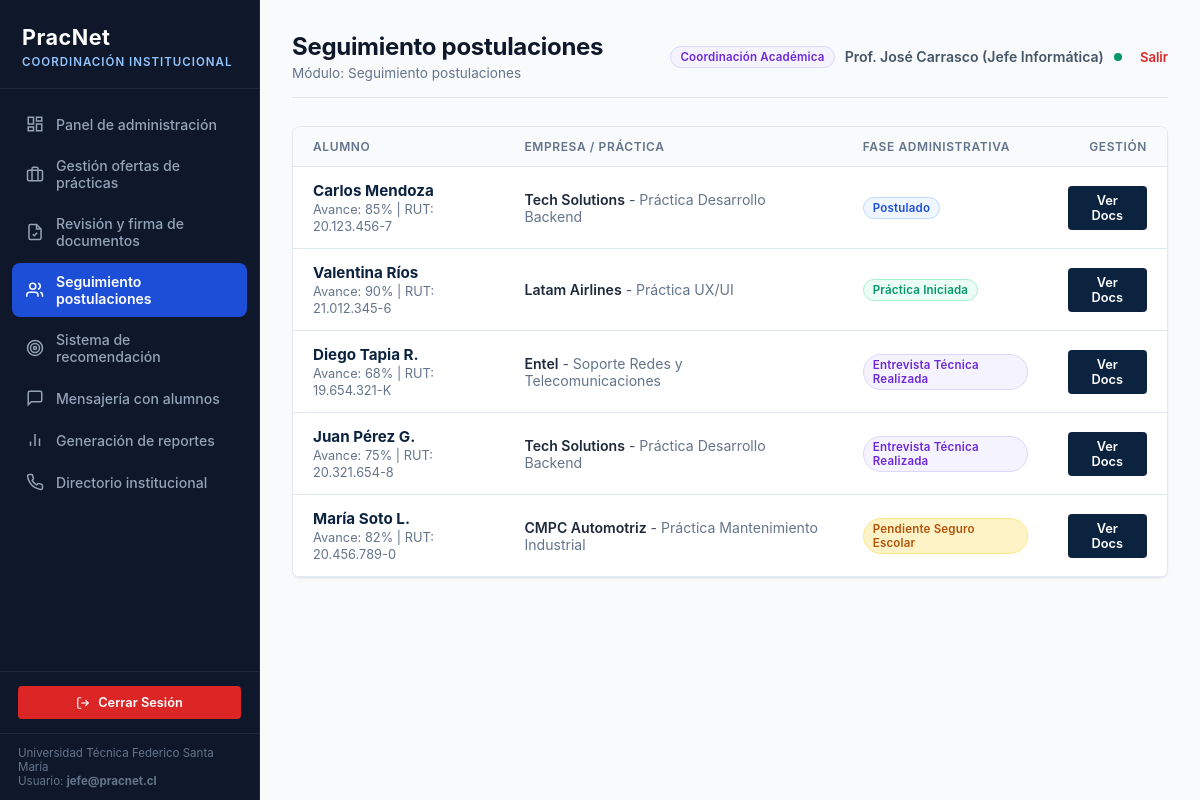
/admin/postulaciones (signed in), run on an earlier commit of the app's database.
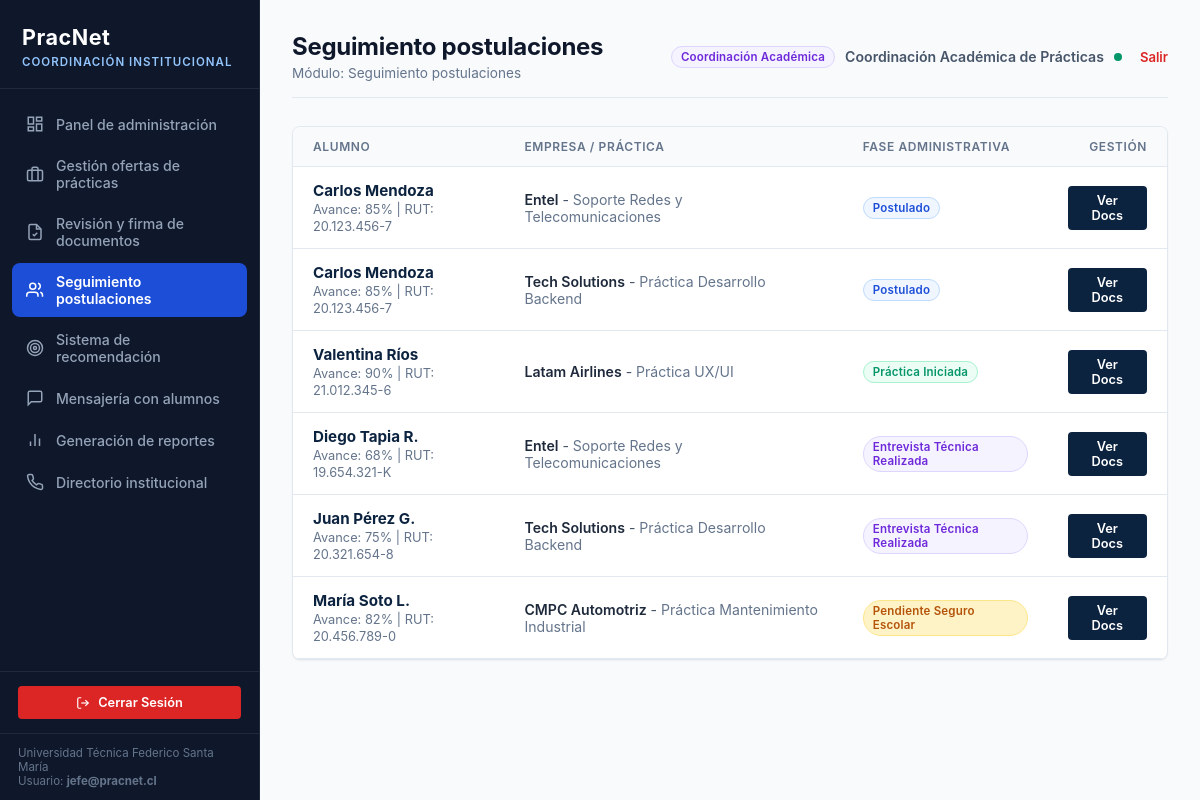
And on a later commit of the database.
### tables this page shows
CREATE TABLE postulacion (
            id INTEGER PRIMARY KEY AUTOINCREMENT,
            estudiante_id INTEGER NOT NULL REFERENCES estudiante(id) ON DELETE CASCADE,
            oferta_practica_id INTEGER NOT NULL REFERENCES oferta_practica(id) ON DELETE CASCADE,
            estado TEXT DEFAULT 'Postulado',
            fase_administrativa TEXT DEFAULT 'Postulado',
            fecha_postulacion TIMESTAMP DEFAULT CURRENT_TIMESTAMP,
            nota_evaluacion REAL,
            observaciones TEXT,
            UNIQUE(estudiante_id, oferta_practica_id)
        );

CREATE TABLE estudiante (
            id INTEGER PRIMARY KEY AUTOINCREMENT,
            usuario_id INTEGER UNIQUE REFERENCES usuario(id) ON DELETE CASCADE,
            nombre TEXT NOT NULL,
            apellido TEXT,
            rut TEXT UNIQUE NOT NULL,
            correo_institucional TEXT NOT NULL,
            carrera TEXT NOT NULL,
            universidad TEXT DEFAULT 'Universidad Técnica Federico Santa María',
            sede TEXT DEFAULT 'Campus San Joaquín',
            ano_ingreso INTEGER DEFAULT 2022,
            semestre_actual INTEGER DEFAULT 8,
            avance_malla INTEGER DEFAULT 75,
            creditos_totales INTEGER DEFAULT 180,
            es_primera_practica INTEGER DEFAULT 1,
            habilidades TEXT,
            ubicacion TEXT DEFAULT 'Santiago, Chile',
            telefono TEXT DEFAULT '+56 9 1234 5678'
        );

CREATE TABLE empresa (
            id INTEGER PRIMARY KEY AUTOINCREMENT,
            usuario_id INTEGER REFERENCES usuario(id) ON DELETE SET NULL,
            nombre TEXT NOT NULL,
            area TEXT NOT NULL,
            direccion TEXT,
            correo_contacto TEXT,
            rut TEXT UNIQUE,
            convenio_vigente INTEGER DEFAULT 1,
            tasa_retencion INTEGER DEFAULT 35
        );

CREATE TABLE oferta_practica (
            id INTEGER PRIMARY KEY AUTOINCREMENT,
            empresa_id INTEGER NOT NULL REFERENCES empresa(id) ON DELETE CASCADE,
            titulo TEXT NOT NULL,
            descripcion TEXT NOT NULL,
            requisito_academico TEXT DEFAULT 'Min. 70% Malla',
            min_avance_malla INTEGER DEFAULT 65,
            duracion_horas INTEGER DEFAULT 360,
            duracion_meses INTEGER DEFAULT 3,
            modalidad TEXT DEFAULT 'Híbrido' CHECK(modalidad IN ('Híbrido', 'Remoto', 'Presencial')),
            remunerada INTEGER DEFAULT 1,
            monto_remuneracion TEXT DEFAULT '$250.000',
            cupos INTEGER DEFAULT 2,
            habilidades_requeridas TEXT,
            ubicacion TEXT DEFAULT 'Santiago',
            area TEXT DEFAULT 'Tecnología',
            estado TEXT DEFAULT 'Activa' CHECK(estado IN ('Activa', 'Borrador', 'Cerrada')),
            fecha_publicacion TIMESTAMP DEFAULT CURRENT_TIMESTAMP
        , token_acceso TEXT);

### app/routes_admin.py (the view)
@admin_bp.route('/postulaciones')
def postulaciones():
    with get_db() as conn:
        cursor = conn.cursor()
        cursor.execute("""
            SELECT p.*,
                   e.nombre as est_nombre, e.apellido as est_apellido, e.avance_malla, e.carrera, e.rut as est_rut,
                   o.titulo as oferta_titulo, o.duracion_horas,
                   emp.nombre as empresa_nombre
            FROM postulacion p
            JOIN estudiante e ON p.estudiante_id = e.id
            JOIN oferta_practica o ON p.oferta_practica_id = o.id
            JOIN empresa emp ON o.empresa_id = emp.id
            ORDER BY p.id DESC
        """)
        postulaciones_lista = cursor.fetchall()
        cursor.execute("SELECT * FROM documento_practica ORDER BY fecha_subida DESC")
        documentos = cursor.fetchall()
    return render_template('admin/postulaciones.html', postulaciones=postulaciones_lista, documentos=documentos)

### app/__init__.py (called while the page is built)
def create_app():
    app = Flask(__name__)
    app.config.from_object(Config)
    os.makedirs(app.config['UPLOAD_FOLDER'], exist_ok=True)
    init_db()
    from app.auth import auth_bp
    from app.routes_admin import admin_bp
    from app.routes_student import student_bp
    from app.routes_empresa import empresa_bp
    app.register_blueprint(auth_bp)
    app.register_blueprint(admin_bp)
    app.register_blueprint(student_bp)
    app.register_blueprint(empresa_bp)
    @app.route('/')
    def index():
        return redirect(url_for('auth.login'))
    @app.errorhandler(404)
    def page_not_found(e):
        return render_template('404.html'), 404
    @app.errorhandler(500)
    def internal_server_error(e):
        return render_template('500.html'), 500
    @app.after_request
    def apply_security_headers(response):
        return add_security_headers(response)
    return app

### app/database.py (called while the page is built)
def get_db_connection():
    conn = sqlite3.connect(Config.DATABASE_PATH)
    conn.row_factory = sqlite3.Row
    conn.execute("PRAGMA foreign_keys = ON;")
    return conn

@contextmanager
def get_db():
    conn = get_db_connection()
    try:
        yield conn
        conn.commit()
    except Exception as e:
        conn.rollback()
        raise e
    finally:
        conn.close()

### app/routes_admin.py (called while the page is built)
@admin_bp.before_request
@role_required(['admin', 'jefe_carrera'])
def restrict_admin():
    pass

### app/security.py (called while the page is built)
def role_required(allowed_roles):
    def decorator(f):
        @wraps(f)
        def decorated_function(*args, **kwargs):
            if 'user_id' not in session:
                flash('Por favor inicia sesión.', 'warning')
                return redirect(url_for('auth.login'))
            if session.get('rol') not in allowed_roles:
                flash('No tienes permisos suficientes para acceder a este módulo.', 'danger')
                return redirect(url_for('auth.unauthorized'))
            return f(*args, **kwargs)
        return decorated_function
    return decorator

def add_security_headers(response):
    response.headers['X-Content-Type-Options'] = 'nosniff'
    response.headers['X-Frame-Options'] = 'SAMEORIGIN'
    response.headers['X-XSS-Protection'] = '1; mode=block'
    response.headers['Referrer-Policy'] = 'strict-origin-when-cross-origin'
    return response

### app/templates/admin/postulaciones.html (shortened to what this page needs)
{% extends 'base.html' %}
{% block admin_title %}
<h1>Seguimiento postulaciones</h1>
<p>Módulo: Seguimiento postulaciones</p>
{% endblock %}
{% block content %}
<div class="table-card">
  <table class="data-table">
    <thead>
      <tr>
        <th>ALUMNO</th>
        <th>EMPRESA / PRÁCTICA</th>
        <th>FASE ADMINISTRATIVA</th>
        <th style="text-align: right;">GESTIÓN</th>
      </tr>
    </thead>
    <tbody>
      {% for p in postulaciones %}
      <tr>
        <td>
          <strong style="color: var(--primary-navy); font-size: 0.95rem;">{{ p.est_nombre }} {{ p.est_apellido }}</strong><br>
          <span style="color: var(--text-muted); font-size: 0.8rem;">Avance: {{ p.avance_malla }}% | RUT: {{ p.est_rut }}</span>
        </td>
        <td>
          <span style="font-weight: 600; color: #1e293b;">{{ p.empresa_nombre }}</span> -
          <span style="color: #64748b;">{{ p.oferta_titulo }}</span>
        </td>
        <td>
          {% if p.fase_administrativa == 'Pendiente Seguro Escolar' %}
            <span class="badge badge-warning">{{ p.fase_administrativa }}</span>
          {% elif p.fase_administrativa == 'Carta Presentación Emitida' %}
            <span class="badge badge-info">{{ p.fase_administrativa }}</span>
          {% elif p.fase_administrativa == 'Entrevista Técnica Realizada' %}
            <span class="badge badge-purple">{{ p.fase_administrativa }}</span>
          {% elif p.fase_administrativa == 'Práctica Iniciada' %}
            <span class="badge badge-success">{{ p.fase_administrativa }}</span>
          {% else %}
            <span class="badge badge-info">{{ p.fase_administrativa }}</span>
          {% endif %}
        </td>
        <td style="text-align: right;">
          <button onclick="abrirGestionPostulacion('{{ p.id }}', '{{ p.est_nombre }} {{ p.est_apellido }}', '{{ p.fase_administrativa }}', '{{ p.estado }}')" class="btn btn-primary" style="padding: 6px 14px; font-size: 0.8rem; background-color: var(--primary-navy);">
            Ver Docs
          </button>
        </td>
      </tr>
      {% endfor %}
    </tbody>
  </table>
</div>
{% endblock %}

### app/templates/base.html (shortened to what this page needs)
<!DOCTYPE html>
<html lang="es">
<head>
  <link rel="stylesheet" href="{{ url_for('static', filename='css/pracnet.css') }}">
</head>
<body>
  {% if session.get('user_id') and session.get('rol') in ['admin', 'jefe_carrera'] %}
  <div class="app-container">
    <aside class="sidebar">
      <div class="sidebar-brand">
        <h2>PracNet</h2>
        <span style="color: #93c5fd;">COORDINACIÓN INSTITUCIONAL</span>
      </div>
      <ul class="sidebar-menu">
        <li class="{% if request.endpoint == 'admin.dashboard' %}active{% endif %}">
          <a href="{{ url_for('admin.dashboard') }}">
            <svg width="18" height="18" viewBox="0 0 24 24" fill="none" stroke="currentColor" stroke-width="2"><rect x="3" y="3" width="7" height="9"/><rect x="14" y="3" width="7" height="5"/><rect x="14" y="12" width="7" height="9"/><rect x="3" y="16" width="7" height="5"/></svg>
            <span>Panel de administración</span>
          </a>
        </li>
        <li class="{% if request.endpoint == 'admin.ofertas' %}active{% endif %}">
          <a href="{{ url_for('admin.ofertas') }}">
            <svg width="18" height="18" viewBox="0 0 24 24" fill="none" stroke="currentColor" stroke-width="2"><rect x="2" y="7" width="20" height="14" rx="2" ry="2"/><path d="M16 21V5a2 2 0 0 0-2-2h-4a2 2 0 0 0-2 2v16"/></svg>
            <span>Gestión ofertas de prácticas</span>
          </a>
        </li>
        <li class="{% if request.endpoint == 'admin.documentos' %}active{% endif %}">
          <a href="{{ url_for('admin.documentos') }}">
            <svg width="18" height="18" viewBox="0 0 24 24" fill="none" stroke="currentColor" stroke-width="2"><path d="M14 2H6a2 2 0 0 0-2 2v16a2 2 0 0 0 2 2h12a2 2 0 0 0 2-2V8z"/><polyline points="14 2 14 8 20 8"/><path d="m9 15 2 2 4-4"/></svg>
            <span>Revisión y firma de documentos</span>
          </a>
        </li>
        <li class="{% if request.endpoint == 'admin.postulaciones' %}active{% endif %}">
          <a href="{{ url_for('admin.postulaciones') }}">
            <svg width="18" height="18" viewBox="0 0 24 24" fill="none" stroke="currentColor" stroke-width="2"><path d="M16 21v-2a4 4 0 0 0-4-4H5a4 4 0 0 0-4 4v2"/><circle cx="9" cy="7" r="4"/><path d="M22 21v-2a4 4 0 0 0-3-3.87"/><path d="M16 3.13a4 4 0 0 1 0 7.75"/></svg>
            <span>Seguimiento postulaciones</span>
          </a>
        </li>
        <li class="{% if request.endpoint == 'admin.recomendacion' %}active{% endif %}">
          <a href="{{ url_for('admin.recomendacion') }}">
            <svg width="18" height="18" viewBox="0 0 24 24" fill="none" stroke="currentColor" stroke-width="2"><circle cx="12" cy="12" r="10"/><circle cx="12" cy="12" r="6"/><circle cx="12" cy="12" r="2"/></svg>
            <span>Sistema de recomendación</span>
          </a>
        </li>
        <li class="{% if request.endpoint == 'admin.mensajes' %}active{% endif %}">
          <a href="{{ url_for('admin.mensajes') }}">
            <svg width="18" height="18" viewBox="0 0 24 24" fill="none" stroke="currentColor" stroke-width="2"><path d="M21 15a2 2 0 0 1-2 2H7l-4 4V5a2 2 0 0 1 2-2h14a2 2 0 0 1 2 2z"/></svg>
            <span>Mensajería con alumnos</span>
          </a>
        </li>
        <li class="{% if request.endpoint == 'admin.reportes' %}active{% endif %}">
          <a href="{{ url_for('admin.reportes') }}">
            <svg width="18" height="18" viewBox="0 0 24 24" fill="none" stroke="currentColor" stroke-width="2"><line x1="18" y1="20" x2="18" y2="10"/><line x1="12" y1="20" x2="12" y2="4"/><line x1="6" y1="20" x2="6" y2="14"/></svg>
            <span>Generación de reportes</span>
          </a>
        </li>
        <li>
          <a href="{{ url_for('auth.contacto') }}">
            <span>Directorio institucional</span>
          </a>
        </li>
      </ul>
      <div style="padding: 14px 18px; border-top: 1px solid rgba(255,255,255,0.08);">
        <a href="{{ url_for('auth.logout') }}" class="btn btn-danger btn-block" style="font-size: 0.8rem; padding: 8px;">
          <svg width="14" height="14" viewBox="0 0 24 24" fill="none" stroke="currentColor" stroke-width="2"><path d="M9 21H5a2 2 0 0 1-2-2V5a2 2 0 0 1 2-2h4"/><polyline points="16 17 21 12 16 7"/><line x1="21" y1="12" x2="9" y2="12"/></svg>
          Cerrar Sesión
        </a>
      </div>
      <div style="padding: 12px 18px; font-size: 0.72rem; color: #64748b; border-top: 1px solid rgba(255,255,255,0.08);">
        Universidad Técnica Federico Santa María<br>
        Usuario: <strong>{{ session.get('email') }}</strong>
      </div>
    </aside>
    <main class="main-content">
      <div class="content-header">
        <div>
          {% block admin_title %}{% endblock %}
        </div>
        <div class="user-badge">
          <span class="badge badge-purple">Coordinación Académica</span>
          <span style="font-weight: 600;">{{ session.get('nombre') }}</span>
          <span class="status-dot" title="Sesión activa"></span>
          <a href="{{ url_for('auth.logout') }}" style="color: var(--danger-red); text-decoration: none; font-size: 0.82rem; font-weight: 600; margin-left: 8px;">Salir</a>
        </div>
      </div>
      {% block content %}{% endblock %}
    </main>
  </div>
  {% endif %}
</body>
</html>

What changed in the data, as far as the page shows it:
added postulacion: est_nombre "Carlos", est_apellido "Mendoza", avance_malla "85", est_rut "20.123.456-7", empresa_nombre "Entel", oferta_titulo "Soporte Redes y Telecomunicaciones", fase_administrativa "Postulado"
Also different on the page:
{{ session.get('nombre') }}: "Prof. José Carrasco (Jefe Informática)" → "Coordinación Académica de Prácticas"
